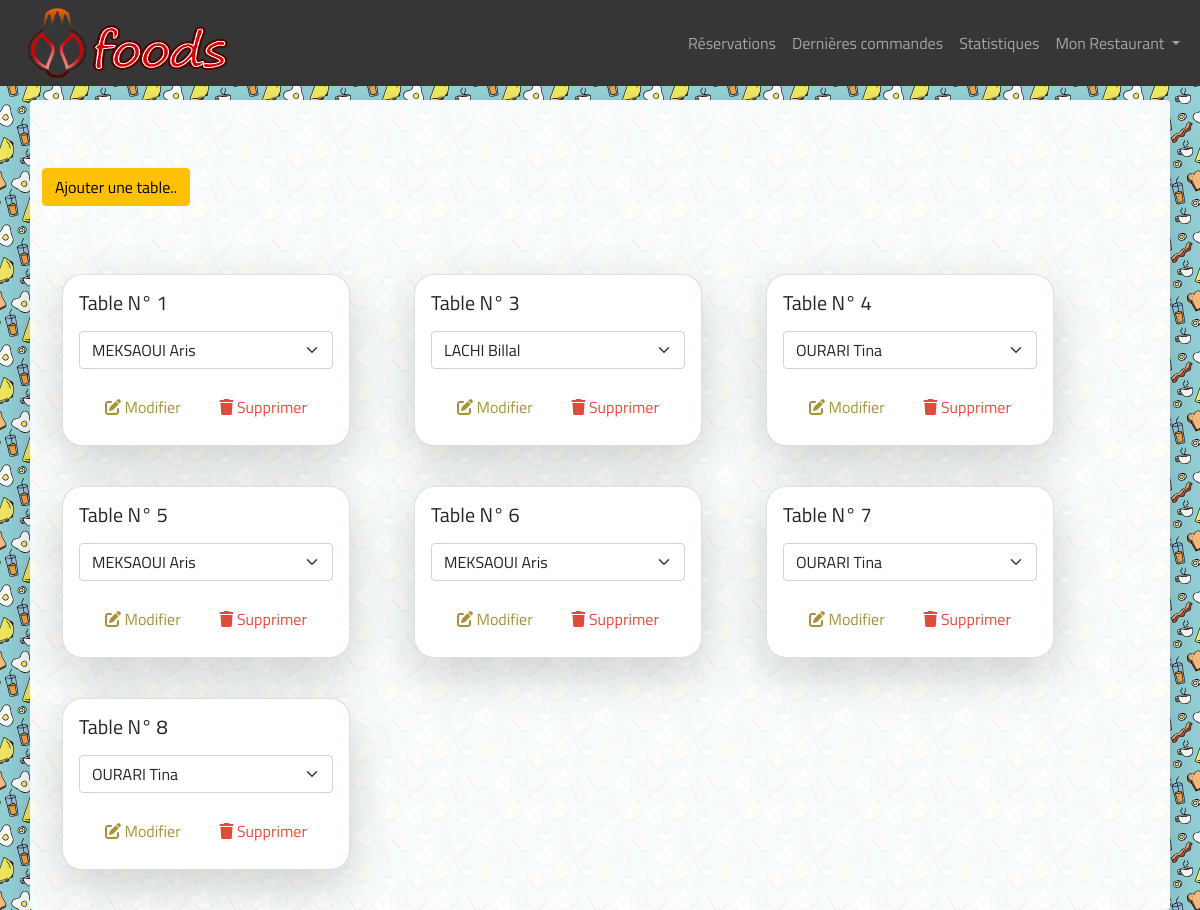
The app's page /admin/tables.php with its own data.
### tables this page shows
CREATE TABLE `tables` (
  `numTable` int(11) NOT NULL,
  `Serveur` int(11) DEFAULT NULL
);

CREATE TABLE `serveurs` (
  `numServ` int(11) NOT NULL,
  `nom` varchar(20) DEFAULT NULL,
  `prenom` varchar(20) DEFAULT NULL
);

### admin/tables.php (the view, shortened to what this page needs)
<!DOCTYPE html>
<html>
<head>
</head>
<body>
    <?php include('navbar.php'); ?>
    <div class="container shadow-lg rounded" style="margin-top:100px">
        <div>
            <br><br> <button class="btn btn-warning" data-toggle="modal" data-target="#AddModalCenter">Ajouter une table..</button>
</div><br><br>
                                <?php
                                include('dbconn.php');
                                ?>
        <div class="row">
            <?php
            $sql = "SELECT * from tables ORDER BY numTable";
            $res = mysqli_query($conn, $sql);
            ?>
            <?php
            while ($row = mysqli_fetch_array($res)) { ?>
                <div class="col-md-auto">
                    <div class="card shadow-lg bg-white rounded" style="width: 18rem; margin : 20px; border-radius : 20px!important">
                        <div class="card-body">
                            <h5 class="card-title"><?php echo 'Table N° ' . $row['numTable'] ?></h5>
                            <form method="post">
                                <select class="form-select" name="server">
                                    <?php
                                    $sql2 = "SELECT * from serveurs";
                                    $res2 = mysqli_query($conn, $sql2);
                                    while ($row2 = mysqli_fetch_array($res2)) {
                                    ?>
                                        <option <?php if ($row['Serveur'] == $row2['numServ']) echo 'selected' ?> value="<?php echo $row2['numServ'] ?>"><?php echo $row2['nom'] . ' ' . $row2['prenom'] ?></option>
                                    <?php } ?>
                                </select>
                                <div class="card-body">
                                    <button type="submit" name="update" class="updateButton float-start"><i class="fas fa-edit"></i>&nbsp;Modifier</button>
                                    <button type="submit" name="delete" class="deleteButton float-end"><i class="fas fa-trash"></i>&nbsp;Supprimer</button>
                                </div>
                            </form>
                        </div>
                    </div>
                </div>
            <?php } ?>
        </div>
    </div>
</body>
</html>

### admin/assets/css/navbar.css (style rules this page uses)
body { font-family: 'Titillium Web', sans-serif!important; background-image: url("../photos/bg.svg"); background-size: 10%; background-repeat: repeat; font-weight: 600; }
.container { padding: 20px; margin-top: 20px; background-color: rgba(255, 255, 255, 0.945); }

### admin/tables.php (style rules this page uses)
.updateButton, .deleteButton { outline: none; background-color: transparent; border: none; border-radius: 10px; padding: 10px; font-weight: 500; }
.updateButton { color: #A5923B; }
.deleteButton { color: #E04B3D; }

### records on screen
tables: numTable "1", server "MEKSAOUI Aris"
tables: numTable "3", server "LACHI Billal"
tables: numTable "4", server "OURARI Tina"
tables: numTable "5", server "MEKSAOUI Aris"
tables: numTable "6"
tables: numTable "7", server "OURARI Tina"
tables: numTable "8", server "OURARI Tina"

### other values on screen
form field server "MEKSAOUI Aris"
